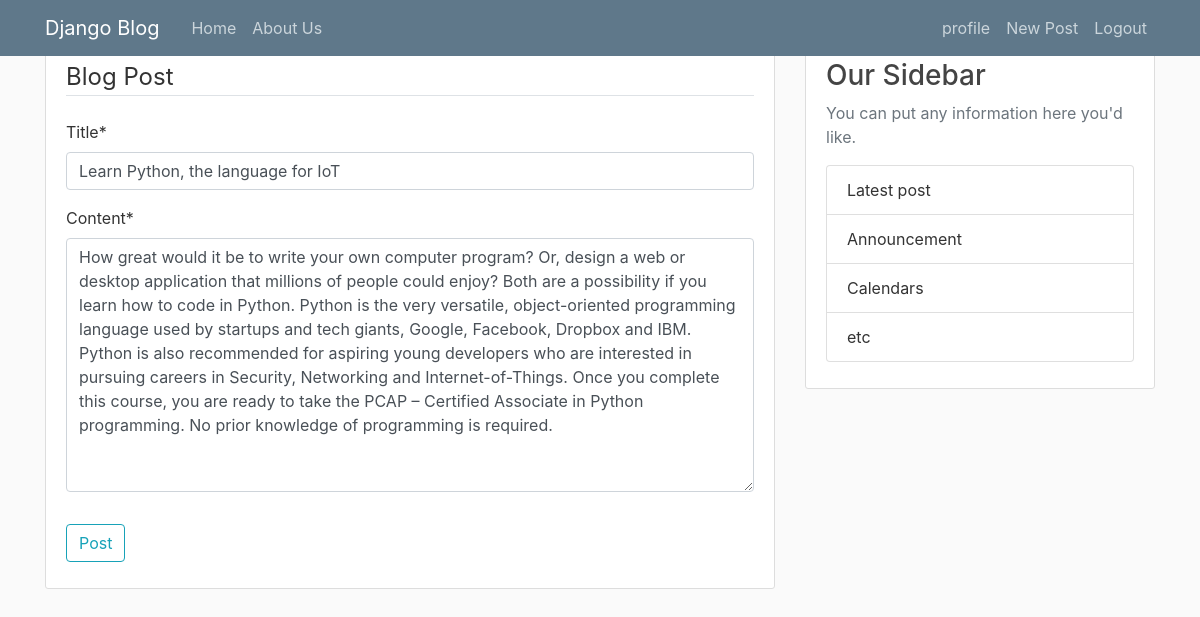
Screenshot of /post/4/update/ (signed in) with the database file from the repository.
### myApp/models.py (models this page shows, shortened)
class Post(models.Model):
	title = models.CharField(max_length=100)
	content = models.TextField()
	dateposted = models.DateTimeField(default=timezone.now)
	author= models.ForeignKey(User, on_delete=models.CASCADE)

### myApp/views.py (the view, shortened to what this page needs)
# urls.py: path('post/<int:pk>/update/', PostUpdateView.as_view(), name='post-update'),
class PostUpdateView(LoginRequiredMixin,UserPassesTestMixin,UpdateView):
	model = Post
	fields = ['title','content']
	def test_func(self):
		post = self.get_object()
		if self.request.user == post.author:
			return True
		return False

### myApp/templates/myApp/post_form.html (shortened to what this page needs)
{% extends "myApp/base.html" %}
{%load crispy_forms_tags %}
{% block content %}
	<div class="content-section">
		<form method="POST">
			<fieldset class="form-group">
				<legend class="border-bottom mb-4">Blog Post</legend>
				{{form|crispy}}
			</fieldset>
			<div class="form-group">
				<button class="btn btn-outline-info" type="submit">Post</button>
			</div>
		</form>
	</div>
{% endblock content %}

### myApp/static/myApp/main.css (style rules this page uses)
body { background: #fafafa; color: #333333; margin-top:3rem; }
.content-section { background: #ffffff; padding: 10px 20px; border: 1px solid #dddddd; border-radius: 3px; margin-bottom: 20px; }

### rows the page displays
Post: title "Learn Python, the language for IoT", content "How great would it be to write your own computer program? Or, design a web or desktop application that millions of people could enjoy? Both are a possibility if you learn how to code in Python. Python is the very versatile, object-oriented programming language used by startups and tech giants, Google, Facebook, Dropbox and IBM. Python is also recommended for aspiring young developers who are interested in pursuing careers in Security, Networking and Internet-of-Things. Once you complete this course, you are ready to take the PCAP – Certified Associate in Python programming. No prior knowledge of programming is required."
